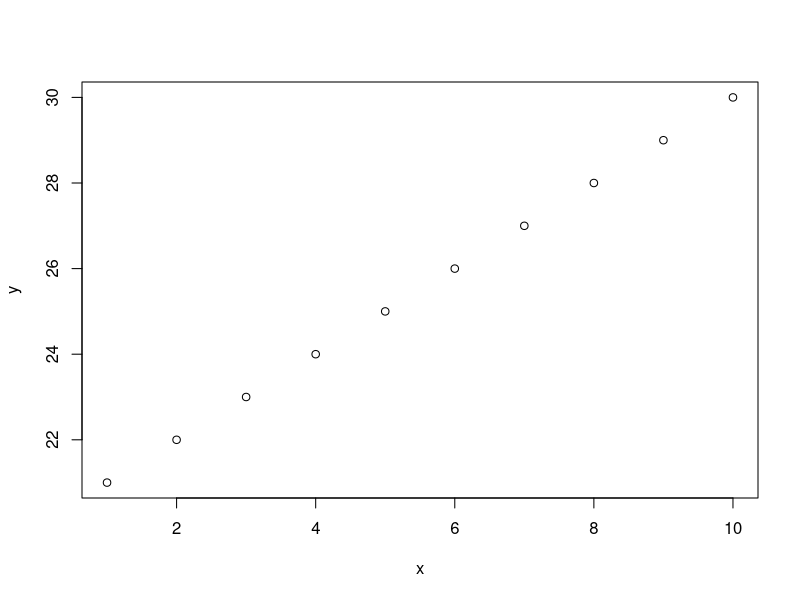
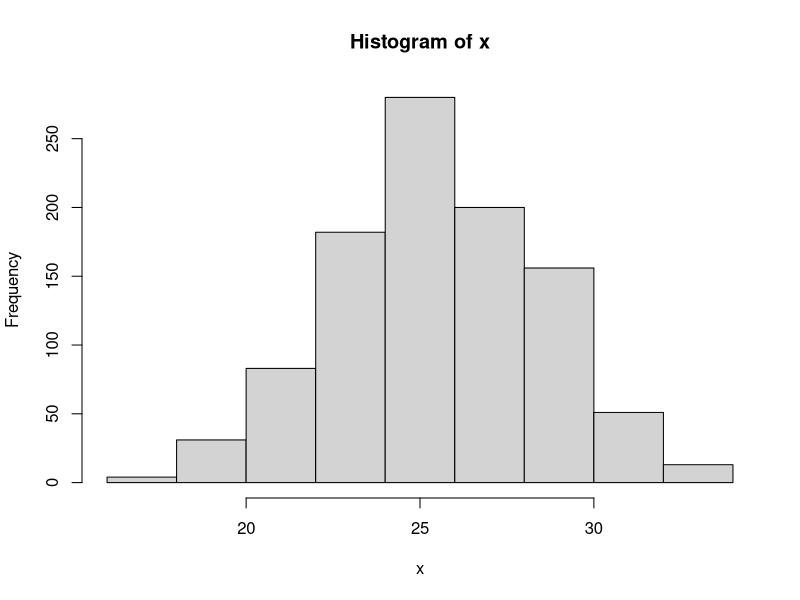
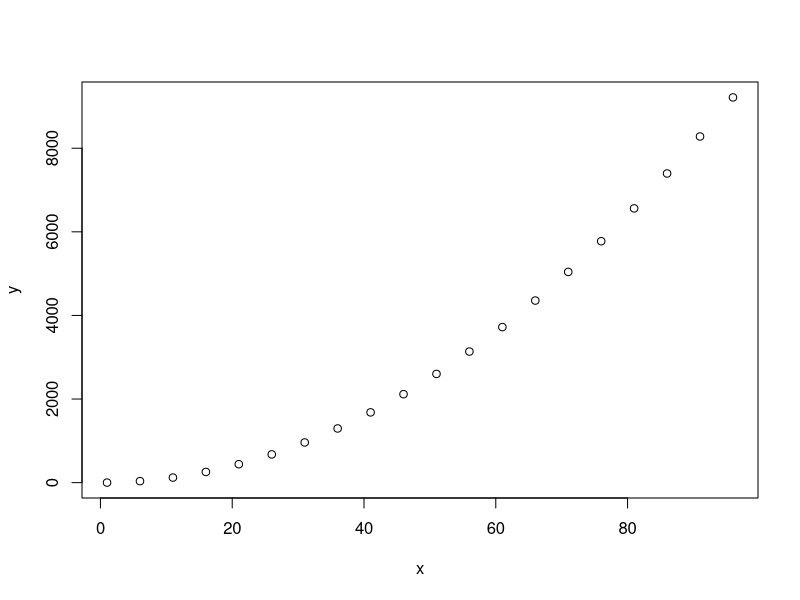
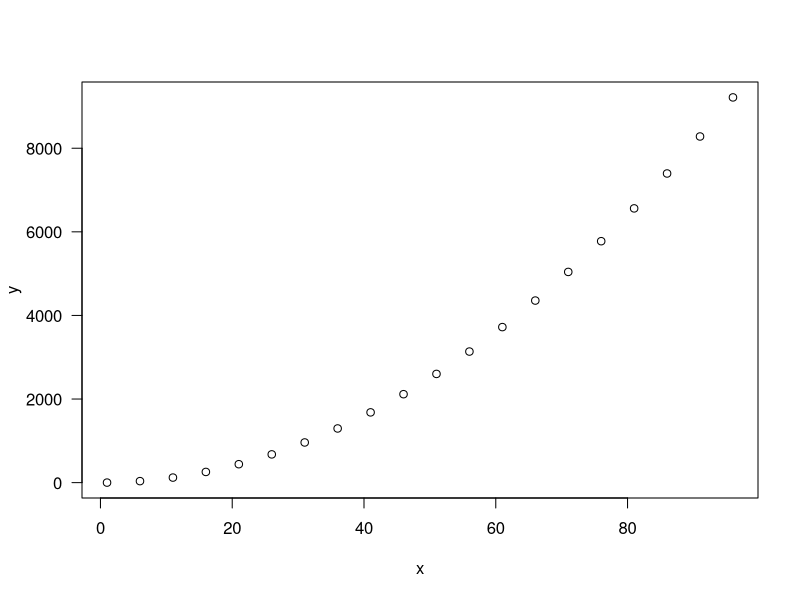
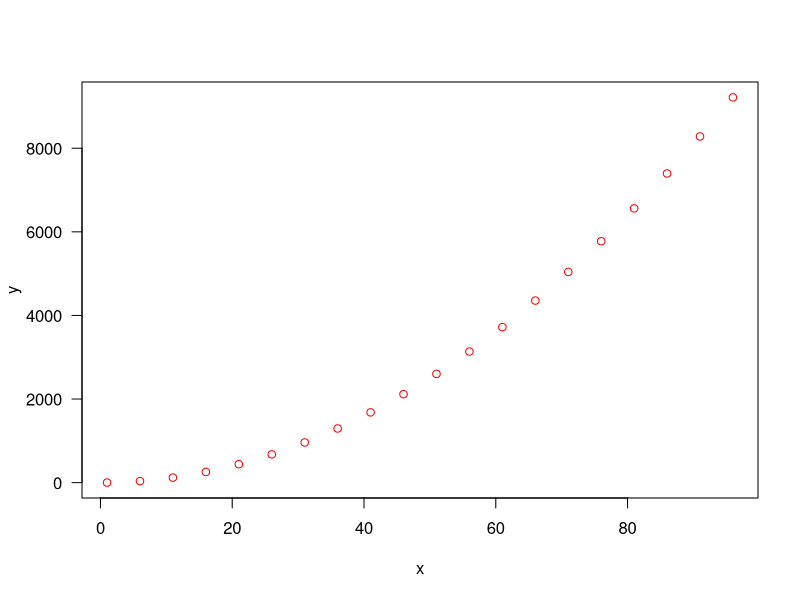
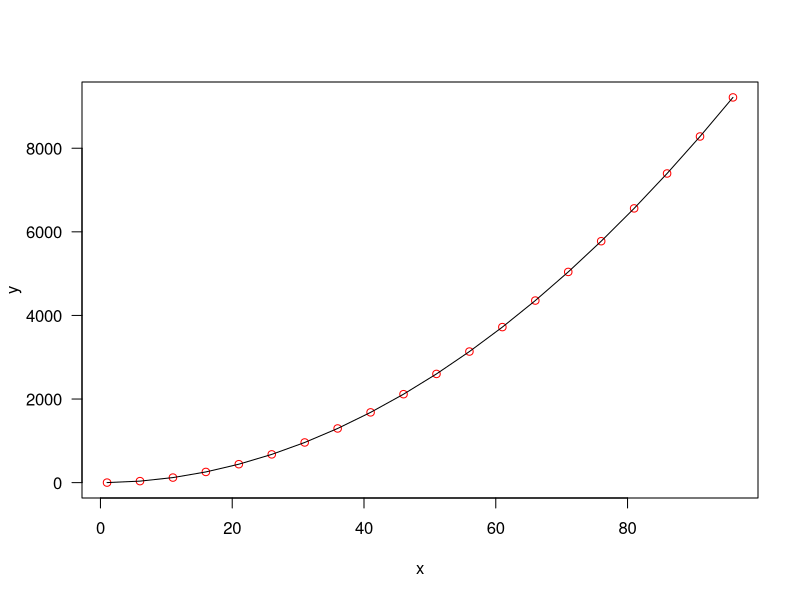
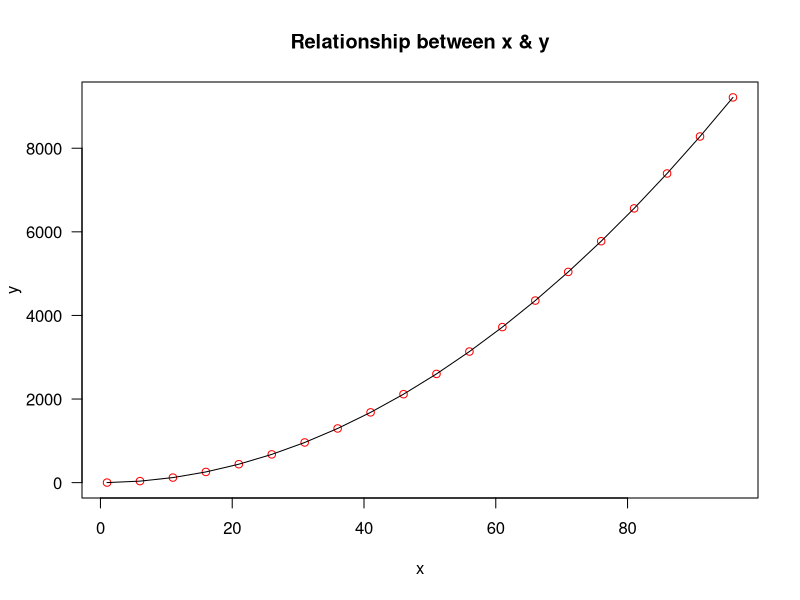
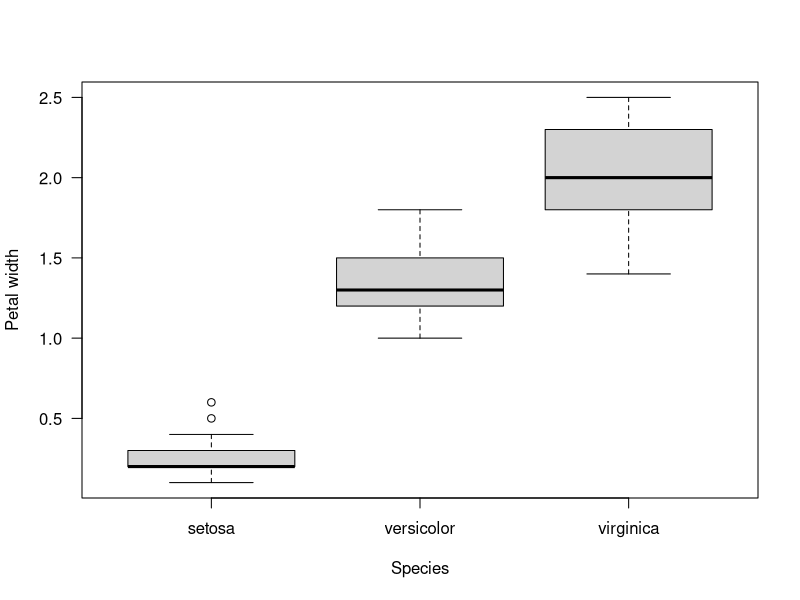

R code for these plots, in order:
## ---- chunk 1
# are the values equal?
2 == 2
# is the first value greater than the second?
5 > 10
# is the first value less than or equal to the second
9 <= 10
## ---- chunk 2
# create a character vector
myFactor <- c("male", "female", "male", "female", "female", "male")
# turn it into a factor
myFactor <- as.factor(myFactor)
# view the available levels
levels(myFactor)
## ---- chunk 3
x <- 1:10
y <- seq(from = 10, to = 100, by = 10)
## ---- chunk 4
length(x)
length(y)
## ---- chunk 5
x[5]
y[5]
## ---- chunk 6
x[3:5]
y[3:5]
## ---- chunk 7
x <- 1:5
y <- 20:24
## ---- chunk 8
# two vectors of different length
x <- 1:5
y <- c(10, 100)
# multiply them together
x*y
## ---- chunk 9
x <- 1:10
y <- 21:30
## ---- chunk 10
plot(x, y)
## ---- chunk 11
x <- rnorm(n = 1000, mean = 25.5, sd = 3)
## ---- chunk 12
hist(x)
## ---- chunk 13
x <- seq(from = 1,  to = 100, by = 5)
y <- x^2
## ---- chunk 14
plot(x, y)
## ---- chunk 15
plot(x, y, las = 1)
## ---- chunk 16
plot(x, y, las = 1, col = "red")
## ---- chunk 17
plot(x, y, las = 1, col = "red")
lines(x, y)
## ---- chunk 18
plot(x, y, las = 1, col = "red", main = "Relationship between x & y")
lines(x, y)
## ---- chunk 19
x <- 1:4
y <- 21:24
z <- cbind(x, y)
z
## ---- chunk 20
name <- c("Mario", "Luigi", "Link", "Zelda")
height <- c(155, 160, 180.3, 180.3)
age <- c(26, 24, 17, 19)
## ---- chunk 21
df <- data.frame(name, height, age)
df
## ---- chunk 22
boxplot(iris$Petal.Width ~ iris$Species, las = 1,
        ylab = "Petal width", xlab = "Species")
## ---- chunk 23
df <- data.frame(name = c("Mario", "Luigi", "Link", "Zelda"),
                 height = c(155, 160, 180.3, 180.3),
                 age = c(26, 24, 17, 19))
df
## ---- chunk 24
df2 <- read.csv("./sonic_data.csv", header = T)
df2
## ---- chunk 25
df <- data.frame(name = c("Mario", "Luigi", "Link", "Zelda"),
                 height = c(155, 160, 180.3, 180.3),
                 age = c(26, 24, 17, 19))
write.csv(df, "./nintendo.csv")
## ---- chunk 26
height <-  c(155, 160, 180.3, 180.3)
mean(height)
## ---- chunk 27
library("ggplot2")
## ---- chunk 28
data(package = "ggplot2")
